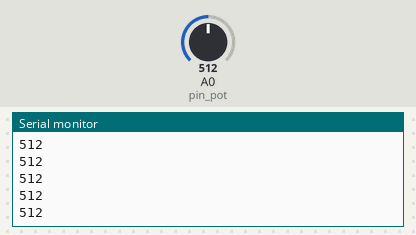
A sketch run on a simulated Arduino Uno, built with avr-gcc and run on an emulated ATmega328P. Shown: the last lines printed to the serial monitor. The test bench sets the inputs (shaded band); at power-on: A0 (pin_pot) = 512.

Above: at 1.2 s.
1.3 s: A0 (pin_pot) set to 716
At 2.4 s:
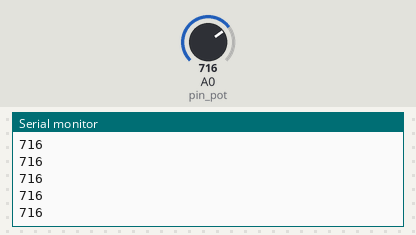
2.8 s: A0 (pin_pot) set to 900
At 3.6 s:
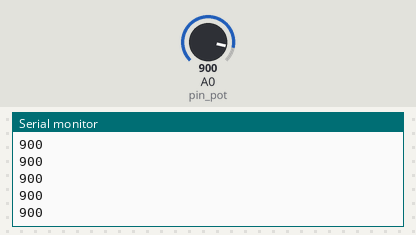
Timing chart, 0 to 5.8 s (numbered marks = the images above; inputs shaded):
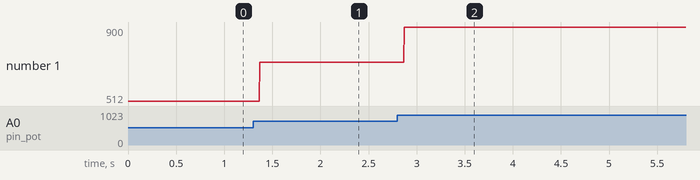

Measured:
- after the input at 1.3 s, the serial monitor: prints a new line after 0.07 s (image 1)
- after the input at 2.8 s, the serial monitor: prints a new line after 0.07 s (image 2)
- plotted number 1: 512 → 716 after the input at 1.3 s, 716 → 900 after the input at 2.8 s

The sketch:

read_pot.ino
```cpp
#define pin_pot A0
void setup() {
  // put your setup code here, to run once:
  Serial.begin(9600);
  pinMode(pin_pot, INPUT_PULLUP);
}

void loop() {
  // put your main code here, to run repeatedly:
  int data = analogRead(pin_pot);
  Serial.println(data);
}
```
